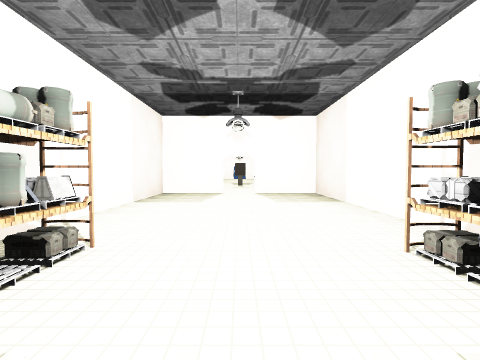
View 1 (above)

16 first-person views from a walk through a Unity game level. The camera is 1.5 m above the floor, tilts 2° down and sees 85° across. Doors are open. The floor is counted in squares, 2.3 m on a side. Each view is taken from the middle of a square. On the plan, view 1 faces up. The plan holds only what a view shows up to about 9 squares ahead; the rest is blank. The place goes on beyond the plan. The player character is not drawn. Some animated figures are left out. Some surface patterns are stand-ins.

View 2
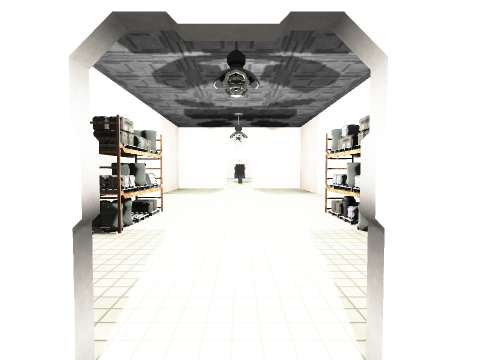

View 3
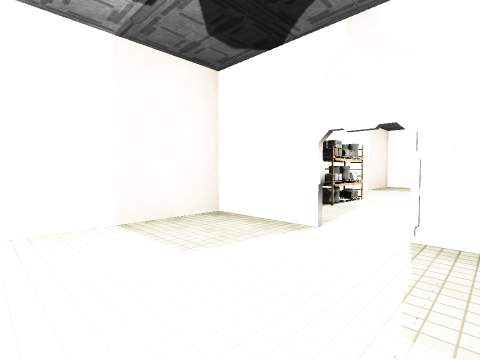

View 4
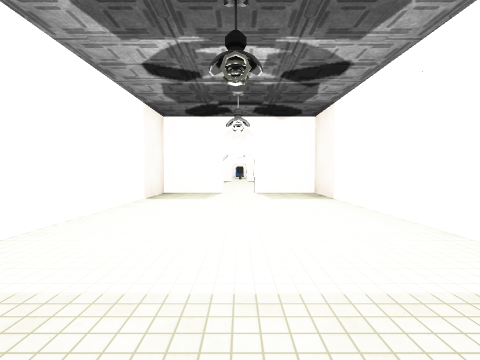

View 5
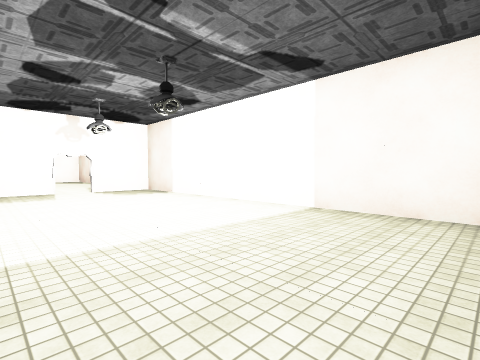

View 6
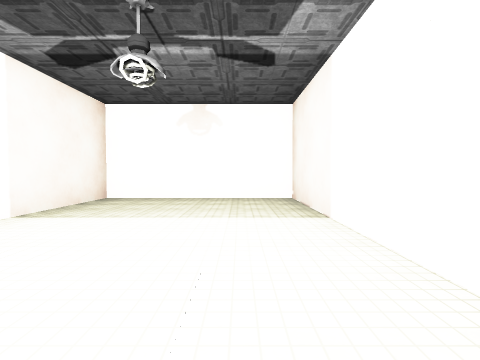

View 7
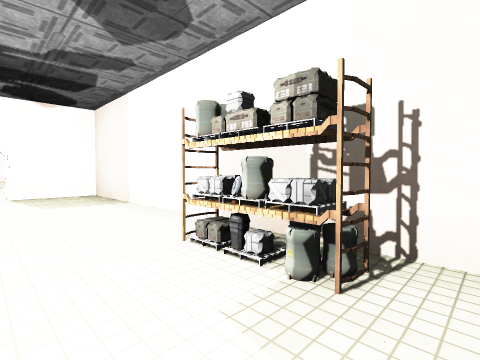

View 8
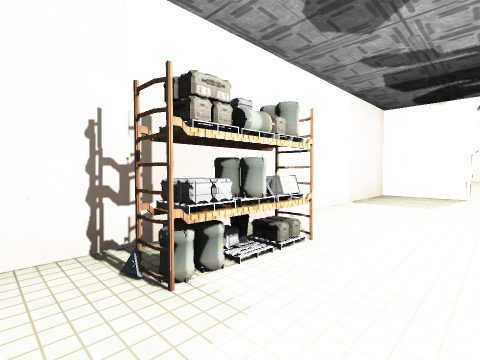

View 9
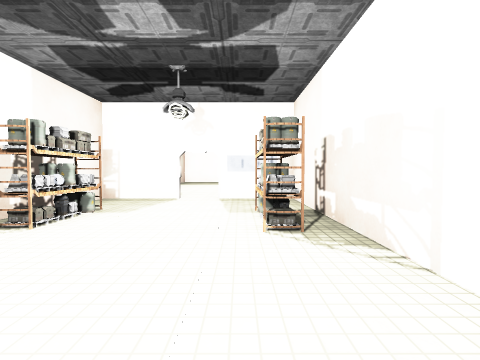

View 10
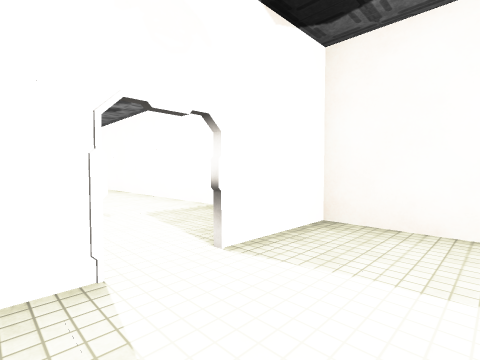

View 11
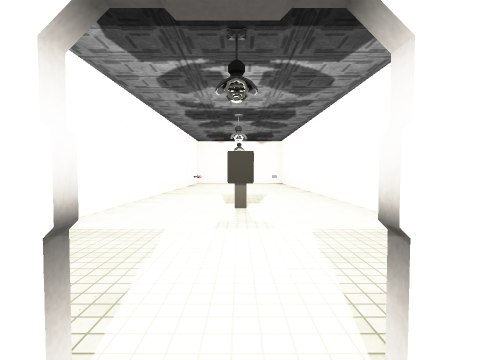

View 12
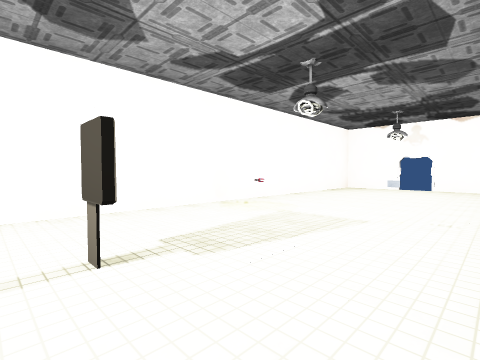

View 13
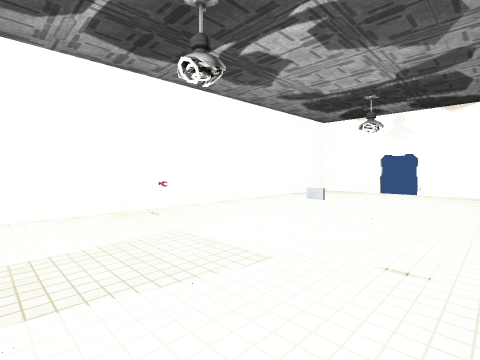

View 14
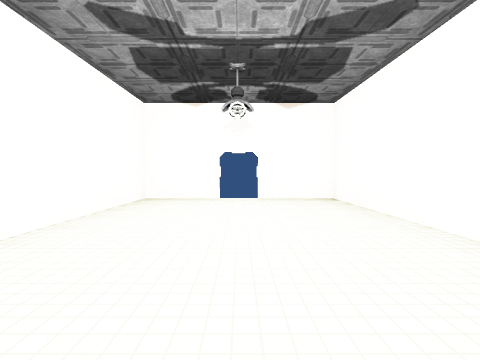

View 15
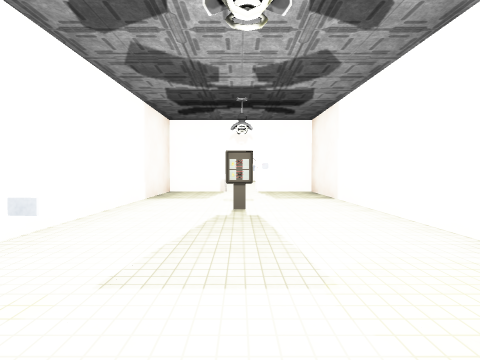

View 16
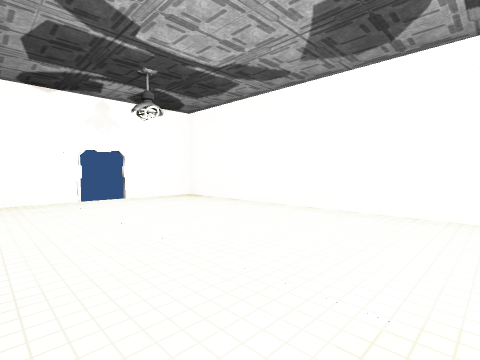

### Floor plan
Ten units are one square. View 1 is at (0, 0); x grows to the right and y downward. Boxes are objects, and circles mark ways between rooms. Rooms are numbered by the first view taken in them; rooms with no view inside come last. Other rooms are left out.
<svg viewBox="-30 -217 60 325">
<path fill="none" stroke="#000" d="M-4 -77 -22 -77M-23 -4 -23 11M23 -77 4 -77M-23 -79 -23 -27M4 12 23 12M22 11 22 -79M-24 12 -4 12M-4 12 -22 12M23 12 4 12M-23 11 -23 103 22 103 22 11M-2 -116 2 -116M2 -115 -2 -115M-4 -212 -23 -212 -23 -79M4 -77 23 -77M22 -79 22 -212 4 -212M-24 -77 -4 -77"/>
<rect x="-25" y="-15" width="10" height="10" fill="#bbb"><title>other object</title></rect>
<rect x="-25" y="-25" width="10" height="10" fill="#bbb"><title>other object</title></rect>
<rect x="-15" y="-5" width="10" height="10" fill="#bbb"><title>other object</title></rect>
<rect x="-15" y="-25" width="10" height="10" fill="#bbb"><title>other object</title></rect>
<rect x="-5" y="-15" width="10" height="10" fill="#bbb"><title>other object</title></rect>
<rect x="5" y="-15" width="10" height="10" fill="#bbb"><title>other object</title></rect>
<rect x="5" y="-25" width="10" height="10" fill="#bbb"><title>other object</title></rect>
<rect x="15" y="-5" width="10" height="10" fill="#bbb"><title>other object</title></rect>
<rect x="15" y="-25" width="10" height="10" fill="#bbb"><title>other object</title></rect>
<circle cx="0" cy="10" r="3" fill="#2a7"/>
<circle cx="0" cy="-80" r="3" fill="#2a7"/>
<text x="0" y="-40">1</text>
<text x="0" y="60">2</text>
<text x="0" y="-150">3</text>
</svg>
Room 1 opens to room 2. Room 1 opens to room 3.

Where each view was taken, in squares from view 1:
view 1: 0 up, 0 right, facing up
view 2: 2 down, 0 right, facing up
view 3: 4 down, 1 right, facing up-left
view 4: 9 down, 0 right, facing up
view 5: 10 down, 2 left, facing up-right
view 6: 4 down, 1 left, facing down
view 7: 0 up, 0 right, facing up-right
view 8: 0 up, 0 right, facing up-left
view 9: 5 up, 1 left, facing down
view 10: 6 up, 1 left, facing up-right
view 11: 7 up, 0 right, facing up
view 12: 11 up, 2 right, facing up-left
view 13: 13 up, 2 right, facing up-left
view 14: 15 up, 0 right, facing up
view 15: 16 up, 0 right, facing down
view 16: 15 up, 2 left, facing up-right
